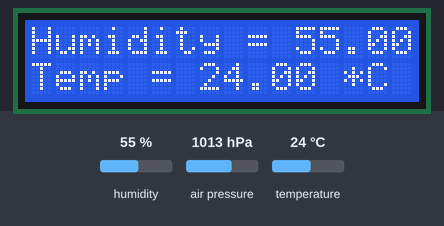
Bench run of a sketch on a simulated Arduino Uno, built with avr-gcc and run on an emulated ATmega328P. Shown: 16×2 character LCD. The test bench sets the inputs (shaded band); at power-on: humidity 55 %, temperature 24 °C, air pressure 1013 hPa. What the sketch prints to the serial monitor is not drawn.

Above: at 1.3 s.
1.4 s: humidity set to 22 %
At 3.0 s:
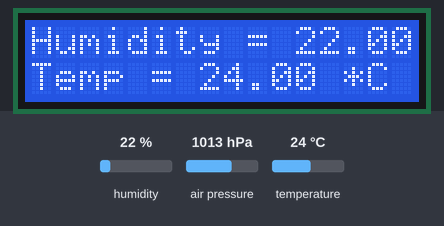
3.7 s: temperature set to 12 °C
At 5.0 s:
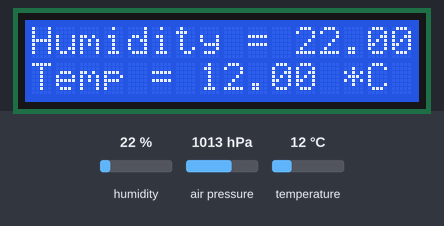
5.8 s: humidity set to 40 %
At 6.9 s:
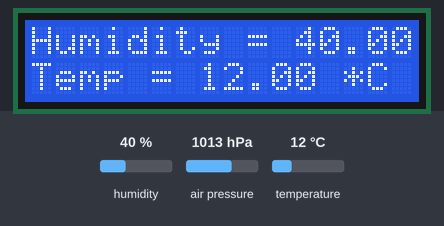
7.9 s: temperature set to 19 °C
At 8.9 s:
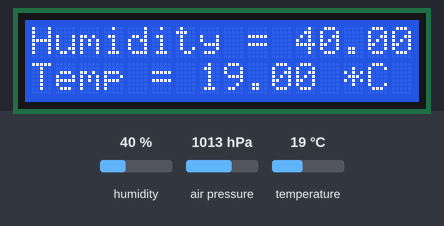
Timing chart, 0 to 10.9 s (numbered marks = the images above; inputs shaded):
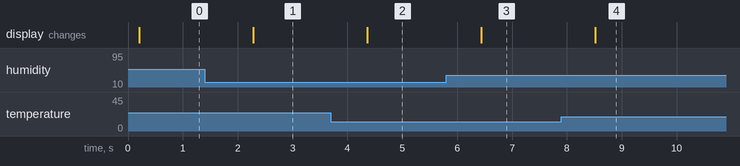

The sketch:

temp.ino
```cpp
//
// const int rs = 12, en = 11, d4 = 5, d5 = 4, d6 = 3, d7 = 2;
// LiquidCrystal lcd(rs, en, d4, d5, d6, d7);
//
//void setup() {
//
//   lcd.begin(16, 2);
//   lcd.print("hello");
//
//  // lcd.setCursor(0,1);
//
//  // lcd.write("LIGHT: ");
//
//}
//
//void loop() {
//  //lcd.setCursor(0, 1);
//  //lcd.print(millis() / 1000);
//}
//

#include <LiquidCrystal.h>
#include <Wire.h>
#include <SPI.h>
#include <Adafruit_Sensor.h>
#include <Adafruit_BME280.h>

#define BME_SCK 13
#define BME_MISO 12
#define BME_MOSI 11
#define BME_CS 10

#define SEALEVELPRESSURE_HPA (1013.25)

const int rs = 12, en = 11, d4 = 5, d5 = 4, d6 = 3, d7 = 2;
LiquidCrystal lcd(rs, en, d4, d5, d6, d7);

Adafruit_BME280 bme; // I2C
//Adafruit_BME280 bme(BME_CS); // hardware SPI
//Adafruit_BME280 bme(BME_CS, BME_MOSI, BME_MISO, BME_SCK); // software SPI

unsigned long delayTime;

void setup() {
    Serial.begin(9600);
    Serial.println(F("BME280 test"));

    lcd.begin(16, 2);

    bool status;

    // default settings
    status = bme.begin();
    if (!status) {
        Serial.println("Could not find a valid BME280 sensor, check wiring!");
        while (1);
    }

    Serial.println("-- Default Test --");
    delayTime = 1000;

    Serial.println();

    delay(100); // let sensor boot up
}


void loop() {
    printValues();
    delay(delayTime);
}


void printValues() {
    Serial.print("Temperature = ");
    Serial.print(bme.readTemperature());
    Serial.println(" *C");

    Serial.print("Pressure = ");

    Serial.print(bme.readPressure() / 100.0F);
    Serial.println(" hPa");

    Serial.print("Approx. Altitude = ");
    Serial.print(bme.readAltitude(SEALEVELPRESSURE_HPA));
    Serial.println(" m");

    Serial.print("Humidity = ");
    Serial.print(bme.readHumidity());
    Serial.println(" %");

    lcd.setCursor(0, 0);
    lcd.print("Humidity = ");
    lcd.print(bme.readHumidity());
    lcd.print(" %");

    lcd.setCursor(0, 1);
    lcd.print("Temp = ");
    lcd.print(bme.readTemperature());
    lcd.print(" *C");


    Serial.println();
}
```

Measured:
- after the input at 1.4 s, the display: changes after 0.88 s (image 1)
- after the input at 3.7 s, the display: changes after 0.66 s (image 2)
- after the input at 5.8 s, the display: changes after 0.63 s (image 3)
- after the input at 7.9 s, the display: changes after 0.61 s (image 4)
